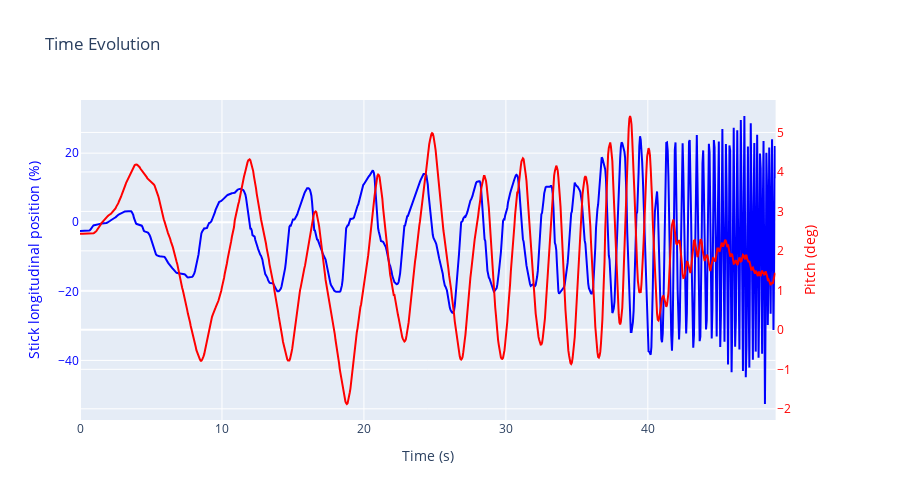
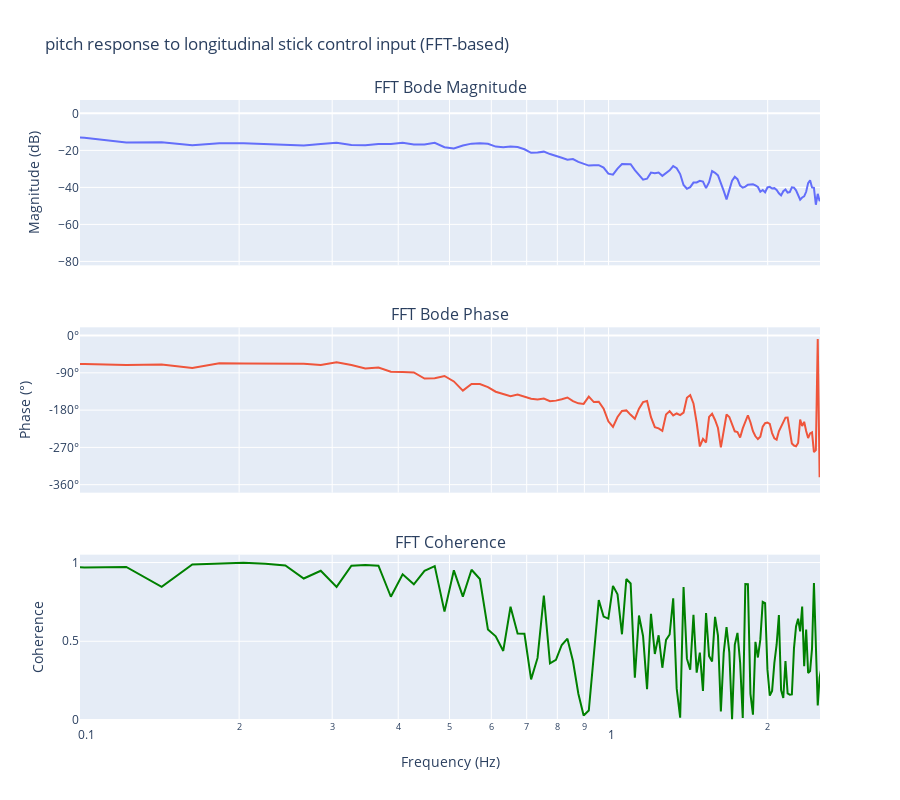
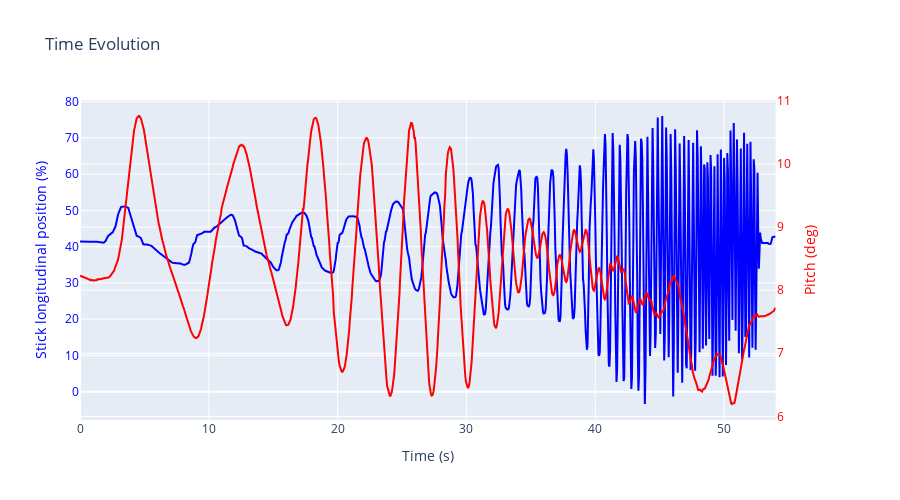
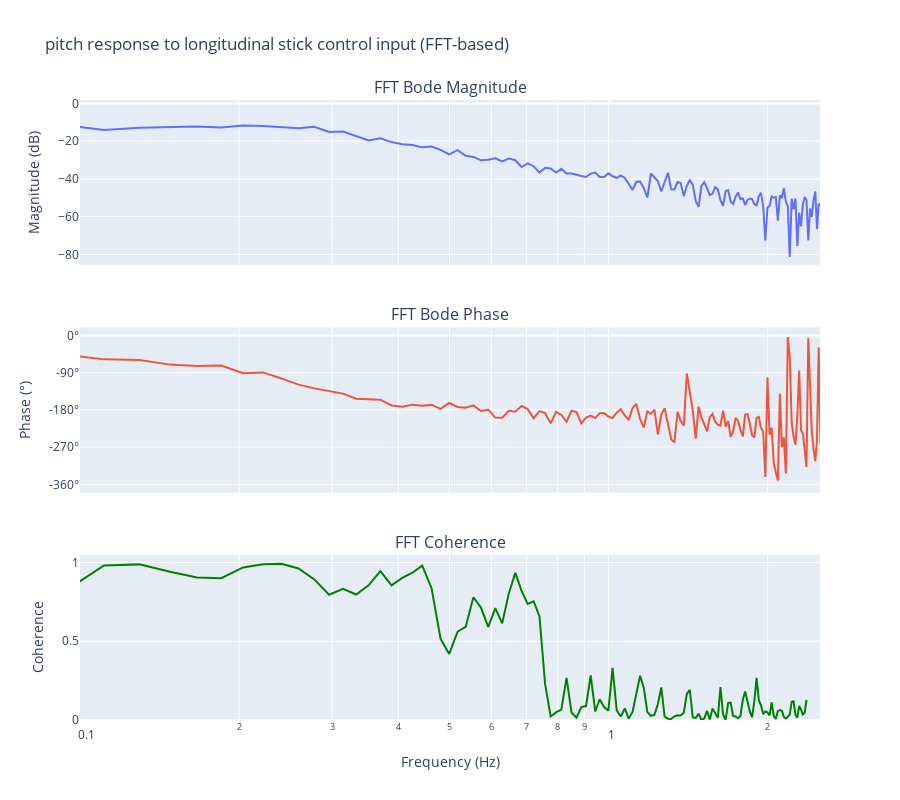

The code cell stored with these charts, in order, in its notebook:
### Markdown cell above
## Frequency sweeps

### Code cell
if flight == 1:
    freq_sweep_times=np.array([
                    ['18:31:53','18:32:42'], #Flight 1 cruise conf
                    # ['18:32:54','18:33:32'], #Flight 1 cruise conf
                    # ['18:52:35','18:53:15'], #Flight 1 approach conf
                    ['18:53:37','18:54:31'], #Flight 1 approach conf
                ])
elif flight == 2:
    freq_sweep_times=np.array([
                    ['16:02:33','16:04:22'], #Flight 2 cruise conf
                    ['16:06:11 ','16:07:35'], #Flight 2 cruise conf
                ])

if freq_sweep_times.size>0:
    flying_qualities.freq_sweep(data,freq_sweep_times,axis='pitch',graphs=True)

### Figure 1 — Plotly figure (JSON) as saved in the notebook; plotly's stock layout.template omitted (floating-point values rounded to 4 significant figures; data arrays with more than 128 entries replaced by an {"elided": "..."} marker saying what was removed)
{"data": [{"line": {"color": "blue"}, "name": "Stick longitudinal position (Input)", "type": "scatter", "x": {"elided": "981 float values"}, "xaxis": "x", "y": {"elided": "981 float values"}, "yaxis": "y"}, {"line": {"color": "red"}, "name": "PITCH (Output)", "type": "scatter", "x": {"elided": "981 float values"}, "xaxis": "x", "y": {"elided": "981 float values"}, "yaxis": "y2"}], "layout": {"height": 500, "showlegend": false, "title": {"text": "Time Evolution"}, "xaxis": {"anchor": "y", "domain": [0, 0.94], "title": {"text": "Time (s)"}}, "yaxis": {"anchor": "x", "domain": [0, 1], "tickfont": {"color": "blue"}, "title": {"font": {"color": "blue"}, "text": "Stick longitudinal position (%)"}}, "yaxis2": {"anchor": "x", "overlaying": "y", "side": "right", "tickfont": {"color": "red"}, "title": {"font": {"color": "red"}, "text": "Pitch (deg)"}}}}

### Figure 2 — Plotly figure (JSON) as saved in the notebook; plotly's stock layout.template omitted (floating-point values rounded to 4 significant figures; data arrays with more than 128 entries replaced by an {"elided": "..."} marker saying what was removed)
{"data": [{"name": "Magnitude (dB)", "type": "scatter", "x": {"elided": "491 float values"}, "xaxis": "x", "y": {"elided": "491 float values"}, "yaxis": "y"}, {"name": "Phase (°)", "type": "scatter", "x": {"elided": "491 float values"}, "xaxis": "x2", "y": {"elided": "491 float values"}, "yaxis": "y2"}, {"line": {"color": "green"}, "name": "Coherence", "type": "scatter", "x": {"elided": "491 float values"}, "xaxis": "x3", "y": {"elided": "129 float values"}, "yaxis": "y3"}], "layout": {"annotations": [{"font": {"size": 16}, "showarrow": false, "text": "FFT Bode Magnitude", "x": 0.5, "xanchor": "center", "xref": "paper", "y": 1, "yanchor": "bottom", "yref": "paper"}, {"font": {"size": 16}, "showarrow": false, "text": "FFT Bode Phase", "x": 0.5, "xanchor": "center", "xref": "paper", "y": 0.6333, "yanchor": "bottom", "yref": "paper"}, {"font": {"size": 16}, "showarrow": false, "text": "FFT Coherence", "x": 0.5, "xanchor": "center", "xref": "paper", "y": 0.2667, "yanchor": "bottom", "yref": "paper"}], "height": 800, "showlegend": false, "title": {"text": "pitch response to longitudinal stick control input (FFT-based)"}, "xaxis": {"anchor": "y", "domain": [0, 1], "matches": "x3", "range": [-1, 0.4], "showticklabels": false, "type": "log"}, "xaxis2": {"anchor": "y2", "domain": [0, 1], "matches": "x3", "range": [-1, 0.4], "showticklabels": false, "type": "log"}, "xaxis3": {"anchor": "y3", "domain": [0, 1], "range": [-1, 0.4], "title": {"text": "Frequency (Hz)"}, "type": "log"}, "yaxis": {"anchor": "x", "domain": [0.7333, 1], "title": {"text": "Magnitude (dB)"}}, "yaxis2": {"anchor": "x2", "domain": [0.3667, 0.6333], "ticktext": ["-360°", "-270°", "-180°", "-90°", "0°"], "tickvals": [-360, -270, -180, -90, 0], "title": {"text": "Phase (°)"}}, "yaxis3": {"anchor": "x3", "domain": [0, 0.2667], "range": [0, 1.05], "title": {"text": "Coherence"}}}}

### Figure 3 — Plotly figure (JSON) as saved in the notebook; plotly's stock layout.template omitted (floating-point values rounded to 4 significant figures; data arrays with more than 128 entries replaced by an {"elided": "..."} marker saying what was removed)
{"data": [{"line": {"color": "blue"}, "name": "Stick longitudinal position (Input)", "type": "scatter", "x": {"elided": "1081 float values"}, "xaxis": "x", "y": {"elided": "1081 float values"}, "yaxis": "y"}, {"line": {"color": "red"}, "name": "PITCH (Output)", "type": "scatter", "x": {"elided": "1081 float values"}, "xaxis": "x", "y": {"elided": "1081 float values"}, "yaxis": "y2"}], "layout": {"height": 500, "showlegend": false, "title": {"text": "Time Evolution"}, "xaxis": {"anchor": "y", "domain": [0, 0.94], "title": {"text": "Time (s)"}}, "yaxis": {"anchor": "x", "domain": [0, 1], "tickfont": {"color": "blue"}, "title": {"font": {"color": "blue"}, "text": "Stick longitudinal position (%)"}}, "yaxis2": {"anchor": "x", "overlaying": "y", "side": "right", "tickfont": {"color": "red"}, "title": {"font": {"color": "red"}, "text": "Pitch (deg)"}}}}

### Figure 4 — Plotly figure (JSON) as saved in the notebook; plotly's stock layout.template omitted (floating-point values rounded to 4 significant figures; data arrays with more than 128 entries replaced by an {"elided": "..."} marker saying what was removed)
{"data": [{"name": "Magnitude (dB)", "type": "scatter", "x": {"elided": "541 float values"}, "xaxis": "x", "y": {"elided": "541 float values"}, "yaxis": "y"}, {"name": "Phase (°)", "type": "scatter", "x": {"elided": "541 float values"}, "xaxis": "x2", "y": {"elided": "541 float values"}, "yaxis": "y2"}, {"line": {"color": "green"}, "name": "Coherence", "type": "scatter", "x": {"elided": "541 float values"}, "xaxis": "x3", "y": {"elided": "129 float values"}, "yaxis": "y3"}], "layout": {"annotations": [{"font": {"size": 16}, "showarrow": false, "text": "FFT Bode Magnitude", "x": 0.5, "xanchor": "center", "xref": "paper", "y": 1, "yanchor": "bottom", "yref": "paper"}, {"font": {"size": 16}, "showarrow": false, "text": "FFT Bode Phase", "x": 0.5, "xanchor": "center", "xref": "paper", "y": 0.6333, "yanchor": "bottom", "yref": "paper"}, {"font": {"size": 16}, "showarrow": false, "text": "FFT Coherence", "x": 0.5, "xanchor": "center", "xref": "paper", "y": 0.2667, "yanchor": "bottom", "yref": "paper"}], "height": 800, "showlegend": false, "title": {"text": "pitch response to longitudinal stick control input (FFT-based)"}, "xaxis": {"anchor": "y", "domain": [0, 1], "matches": "x3", "range": [-1, 0.4], "showticklabels": false, "type": "log"}, "xaxis2": {"anchor": "y2", "domain": [0, 1], "matches": "x3", "range": [-1, 0.4], "showticklabels": false, "type": "log"}, "xaxis3": {"anchor": "y3", "domain": [0, 1], "range": [-1, 0.4], "title": {"text": "Frequency (Hz)"}, "type": "log"}, "yaxis": {"anchor": "x", "domain": [0.7333, 1], "title": {"text": "Magnitude (dB)"}}, "yaxis2": {"anchor": "x2", "domain": [0.3667, 0.6333], "ticktext": ["-360°", "-270°", "-180°", "-90°", "0°"], "tickvals": [-360, -270, -180, -90, 0], "title": {"text": "Phase (°)"}}, "yaxis3": {"anchor": "x3", "domain": [0, 0.2667], "range": [0, 1.05], "title": {"text": "Coherence"}}}}
